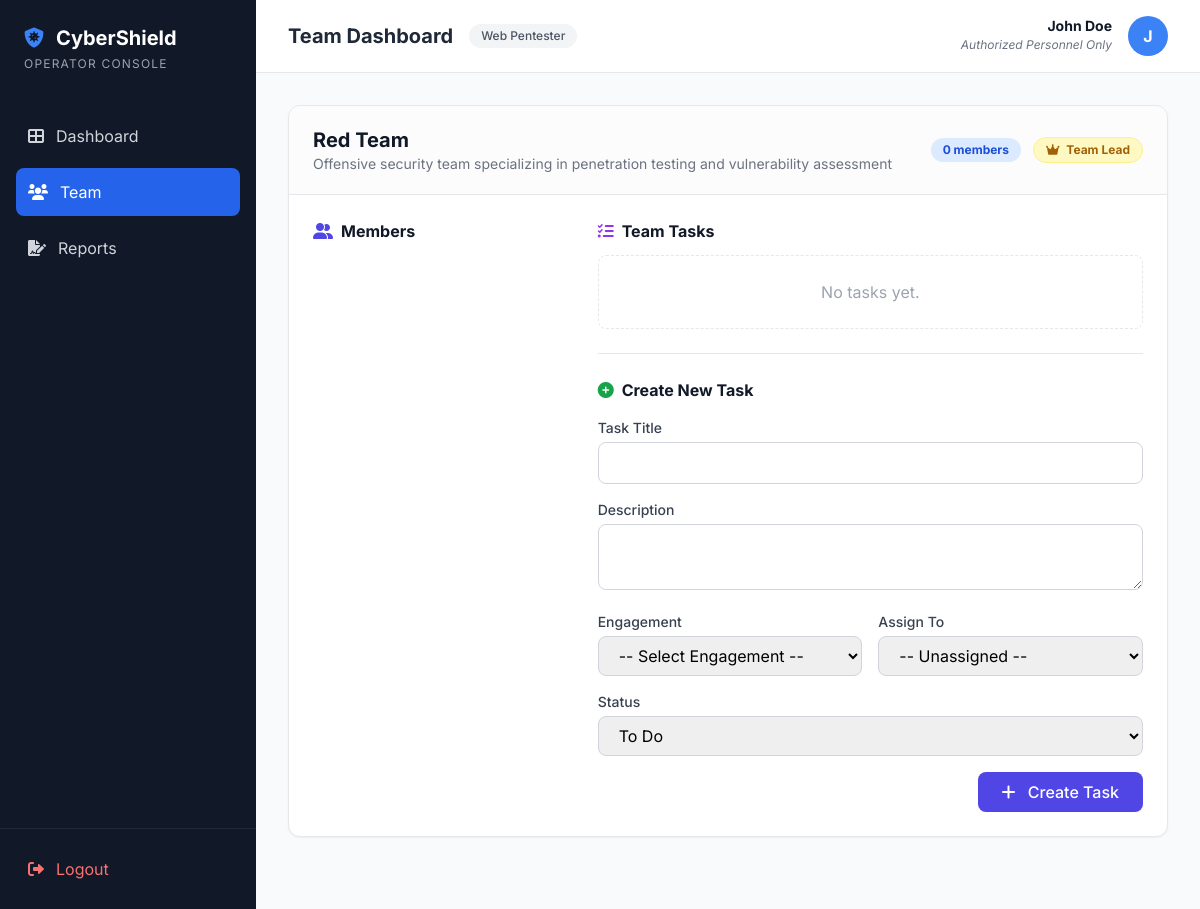
The page /teams/dashboard/ (signed in) on the database its author committed.
### users/models.py (models this page shows, shortened)
class UserProfile(models.Model):
    user = models.OneToOneField(
        User,
        on_delete=models.CASCADE,
        related_name='profile'
    )
    role = models.CharField(
        max_length=50,
        choices=Role.choices,
        default=Role.CLIENT
    )
    created_at = models.DateTimeField(auto_now_add=True)
    phone_number = models.CharField(max_length=20, blank=True)
    bio = models.TextField(blank=True)

### teams/models.py (models this page shows, shortened)
class Team(models.Model):
    name = models.CharField(max_length=100)
    description = models.TextField(blank=True)
    team_lead = models.ForeignKey(
        User,
        on_delete=models.SET_NULL,
        null=True,
        blank=True,
        related_name='led_teams'
    )
    created_at = models.DateTimeField(auto_now_add=True)
    updated_at = models.DateTimeField(auto_now=True)
    is_active = models.BooleanField(default=True)
    class Meta:
        ordering = ['-created_at']

### teams/views.py (the view)
# urls.py: path('dashboard/', views.team_dashboard, name='team_dashboard'),
@login_required(login_url="/login/")
def team_dashboard(request):
    user = request.user
    teams = user_teams(user).prefetch_related('members__user', 'members__user__profile')
    teams_data = []
    for team in teams:
        engagements = team.engagements.all()
        active_engagements = engagements.filter(status='active')
        if active_engagements.exists():
            tasks = Task.objects.filter(
                engagement__in=active_engagements
            ).select_related('engagement', 'assigned_to')
        else:
            tasks = Task.objects.filter(
                engagement__in=engagements
            ).select_related('engagement', 'assigned_to')
        user_is_lead = is_team_lead(user, team)
        members = team.members.select_related('user', 'user__profile').all()
        teams_data.append({
            'team': team,
            'tasks': tasks,
            'members': members,
            'is_lead': user_is_lead,
            'engagements': engagements,
        })
    context = {
        'teams_data': teams_data,
    }
    if user.profile.role == 'client':
        template = 'teams/client_team_dashboard.html'
    else:
        template = 'teams/team_dashboard.html'
    return render(request, template, context)

### teams/permissions.py (called while the page is built)
def is_team_lead(user, team):
    return team.team_lead == user

def user_teams(user):
    return Team.objects.filter(
        django_models.Q(team_lead=user) | django_models.Q(members__user=user)
    ).distinct()

### teams/templates/teams/team_dashboard.html (shortened to what this page needs)
<!DOCTYPE html>
<html lang="en">
<head>
    <script src="https://cdn.tailwindcss.com"></script>
    <link rel="stylesheet" href="https://cdnjs.cloudflare.com/ajax/libs/font-awesome/6.0.0/css/all.min.css">
</head>
<body class="bg-gray-50 flex">
    <aside class="w-64 bg-gray-900 min-h-screen text-white hidden lg:flex flex-col">
        <div class="p-6">
            <h1 class="text-xl font-bold flex items-center">
                <i class="fas fa-shield-virus mr-3 text-blue-500"></i>CyberShield
            </h1>
            <p class="text-xs text-gray-400 mt-1 uppercase tracking-widest">Operator Console</p>
        </div>
        <nav class="flex-1 px-4 space-y-2 mt-4">
            <a href="{% url 'users:pentester_dashboard' %}" class="flex items-center p-3 hover:bg-gray-800 rounded-lg transition text-gray-300">
                <i class="fas fa-th-large mr-3"></i> Dashboard
            </a>
            <a href="{% url 'teams:team_dashboard' %}" class="flex items-center p-3 bg-blue-600 rounded-lg transition text-white">
                <i class="fas fa-users mr-3"></i> Team
            </a>
            <a href="{% url 'users:report_list' %}" class="flex items-center p-3 hover:bg-gray-800 rounded-lg transition text-gray-300">
                <i class="fas fa-file-signature mr-3"></i> Reports
            </a>
        </nav>
        <div class="p-4 border-t border-gray-800">
            <a href="{% url 'users:logout' %}" class="flex items-center p-3 text-red-400 hover:bg-red-900/20 rounded-lg transition">
                <i class="fas fa-sign-out-alt mr-3"></i> Logout
            </a>
        </div>
    </aside>
    <main class="flex-1 min-h-screen">
        <header class="bg-white border-b border-gray-200 px-8 py-4 flex justify-between items-center sticky top-0 z-10">
            <div class="flex items-center">
                <h2 class="text-xl font-bold text-gray-800">Team Dashboard</h2>
                <span class="ml-4 px-3 py-1 bg-gray-100 text-gray-600 rounded-full text-xs font-medium">
                    {{ request.user.profile.get_role_display }}
                </span>
            </div>
            <div class="flex items-center space-x-4">
                <a href="{% url 'users:profile' %}" class="flex items-center space-x-4 group">
                    <div class="text-right">
                        <p class="text-sm font-bold text-gray-900 leading-none group-hover:text-blue-700 transition">{{ request.user.get_full_name|default:request.user.username }}</p>
                        <p class="text-xs text-gray-500 mt-1 italic">Authorized Personnel Only</p>
                    </div>
                    <div class="w-10 h-10 bg-blue-500 rounded-full flex items-center justify-center text-white font-bold ring-2 ring-transparent group-hover:ring-blue-300 transition">
                        {{ request.user.username|slice:":1"|upper }}
                    </div>
                </a>
            </div>
        </header>
        <div class="p-8 max-w-7xl mx-auto">
            {% for data in teams_data %}
            <div class="mb-10 bg-white rounded-xl shadow-sm border border-gray-200 overflow-hidden">
                <div class="px-6 py-5 border-b border-gray-200 bg-gray-50/50">
                    <div class="flex items-center justify-between">
                        <div>
                            <h3 class="text-xl font-bold text-gray-900">{{ data.team.name }}</h3>
                            <p class="text-sm text-gray-500">{{ data.team.description }}</p>
                        </div>
                        <div class="flex items-center gap-3">
                            <span class="px-3 py-1 rounded-full text-xs font-bold bg-blue-100 text-blue-700">
                                {{ data.members|length }} member{{ data.members|length|pluralize }}
                            </span>
                            {% if data.is_lead %}
                                <span class="px-3 py-1 rounded-full text-xs font-bold bg-yellow-100 text-yellow-700 border border-yellow-200">
                                    <i class="fas fa-crown mr-1"></i> Team Lead
                                </span>
                            {% endif %}
                        </div>
                    </div>
                </div>
                <div class="grid grid-cols-1 lg:grid-cols-3 gap-6 p-6">
                    <div>
                        <h4 class="text-md font-bold text-gray-900 mb-3 flex items-center">
                            <i class="fas fa-user-friends mr-2 text-indigo-600"></i> Members
                        </h4>
                    </div>
                    <div class="lg:col-span-2">
                        <h4 class="text-md font-bold text-gray-900 mb-3 flex items-center">
                            <i class="fas fa-tasks mr-2 text-purple-600"></i> Team Tasks
                        </h4>
                        {% if data.tasks %}
                        <div class="space-y-3 mb-6">
                            {% for task in data.tasks %}
                            <div class="p-4 border border-gray-200 rounded-lg hover:bg-gray-50 transition">
                                <div class="flex items-start justify-between">
                                    <div class="flex-1">
                                        <div class="flex items-center gap-2 mb-1">
                                            <p class="font-semibold text-gray-900">
                                                <a href="{% url 'teams:task_detail' task.id %}" class="hover:text-indigo-600 hover:underline">
                                                    {{ task.title }}
                                                </a>
                                            </p>
                                            {% if not task.assigned_to and data.is_lead %}
                                            <span class="text-[10px] px-2 py-0.5 bg-gray-200 text-gray-600 rounded-full">auto</span>
                                            {% endif %}
                                        </div>
                                        <p class="text-sm text-gray-600 mt-1">{{ task.description|truncatechars:80 }}</p>
                                        <div class="flex items-center gap-4 mt-2">
                                            <span class="text-xs text-gray-500">
                                                <i class="fas fa-building mr-1"></i> {{ task.engagement.request.company_name }}
                                            </span>
                                            <span class="text-xs text-gray-500">
                                                <i class="fas fa-user mr-1"></i> {% if task.assigned_to %}{{ task.assigned_to.username }}{% else %}Unassigned{% endif %}
                                            </span>
                                        </div>
                                    </div>
                                    <div class="flex items-center gap-2">
                                        <span class="px-2 py-1 text-[10px] font-bold uppercase rounded-full
                                            {% if task.status == 'done' %}bg-green-100 text-green-700
                                            {% elif task.status == 'in_progress' %}bg-yellow-100 text-yellow-700
                                            {% else %}bg-gray-100 text-gray-600{% endif %}">
                                            {{ task.get_status_display }}
                                        </span>
                                        {% if data.is_lead %}
                                        <div class="flex items-center gap-1 ml-2">
                                            <form method="POST" action="{% url 'teams:assign_task' task.id %}" class="inline-flex items-center">
                                                {% csrf_token %}
                                                <select name="assigned_to" class="text-xs border border-gray-300 rounded px-2 py-1 focus:ring-1 focus:ring-indigo-500">
                                                    <option value="">-- Assign --</option>
                                                    {% for member in data.members %}
                                                        <option value="{{ member.user.id }}" {% if task.assigned_to == member.user %}selected{% endif %}>
                                                            {{ member.user.username }}
                                                        </option>
                                                    {% endfor %}
                                                </select>
                                                <button type="submit" class="ml-1 text-xs bg-indigo-100 text-indigo-700 px-2 py-1 rounded hover:bg-indigo-200 transition">
                                                    <i class="fas fa-user-check"></i>
                                                </button>
                                            </form>
                                            <form method="POST" action="{% url 'teams:delete_task' task.id %}" onsubmit="return confirm('Delete this task permanently?');">
                                                {% csrf_token %}
                                                <button type="submit" class="text-xs bg-red-100 text-red-700 px-2 py-1 rounded hover:bg-red-200 transition">
                                                    <i class="fas fa-trash"></i>
                                                </button>
                                            </form>
                                        </div>
                                        {% endif %}
                                    </div>
                                </div>
                            </div>
                            {% endfor %}
                        </div>
                        {% else %}
                        <p class="text-gray-400 text-center py-6 border border-dashed border-gray-200 rounded-lg">No tasks yet.</p>
                        {% endif %}
                        {% if data.is_lead %}
                        <div class="mt-6 border-t border-gray-200 pt-6">
                            <h4 class="text-md font-bold text-gray-900 mb-4 flex items-center">
                                <i class="fas fa-plus-circle mr-2 text-green-600"></i> Create New Task
                            </h4>
                            <form method="POST" action="{% url 'teams:team_task_create' data.team.id %}" class="space-y-4">
                                <div>
                                    <label class="block text-sm font-medium text-gray-700 mb-1">Task Title</label>
                                    <input type="text" name="title" required class="w-full px-4 py-2 border border-gray-300 rounded-lg focus:ring-2 focus:ring-indigo-500 focus:border-indigo-500">
                                </div>
                                <div>
                                    <label class="block text-sm font-medium text-gray-700 mb-1">Description</label>
                                    <textarea name="description" rows="2" class="w-full px-4 py-2 border border-gray-300 rounded-lg focus:ring-2 focus:ring-indigo-500 focus:border-indigo-500"></textarea>
                                </div>
                                <div class="grid grid-cols-1 md:grid-cols-2 gap-4">
                                    <div>
                                        <label class="block text-sm font-medium text-gray-700 mb-1">Engagement</label>
                                        <select name="engagement" required class="w-full px-4 py-2 border border-gray-300 rounded-lg">
                                            <option value="">-- Select Engagement --</option>
                                        </select>
                                    </div>
                                    <div>
                                        <label class="block text-sm font-medium text-gray-700 mb-1">Assign To</label>
                                        <select name="assigned_to" class="w-full px-4 py-2 border border-gray-300 rounded-lg">
                                            <option value="">-- Unassigned --</option>
                                        </select>
                                    </div>
                                </div>
                                <div>
                                    <label class="block text-sm font-medium text-gray-700 mb-1">Status</label>
                                    <select name="status" class="w-full px-4 py-2 border border-gray-300 rounded-lg">
                                        <option value="todo">To Do</option>
                                    </select>
                                </div>
                                <div class="flex justify-end">
                                    <button type="submit" class="px-6 py-2 bg-indigo-600 text-white rounded-lg hover:bg-indigo-700 transition font-medium">
                                        <i class="fas fa-plus mr-2"></i> Create Task
                                    </button>
                                </div>
                            </form>
                        </div>
                        {% endif %}
                    </div>
                </div>
            </div>
            {% endfor %}
        </div>
    </main>
</body>
</html>

### teams/templates/teams/team_dashboard.html (style rules this page uses)
body { font-family: 'Inter', sans-serif; }

### rows shown on the page
Team: team.name "Red Team", team.description "Offensive security team specializing in penetration testing and vulnerability assessment", members|length "0"

### other values the page prints
{{ request.user.profile.get_role_display }} "Web Pentester"
{{ request.user.get_full_name|default:request.user.username }} "John Doe"
{{ request.user.username|slice:":1"|upper }} "J"
